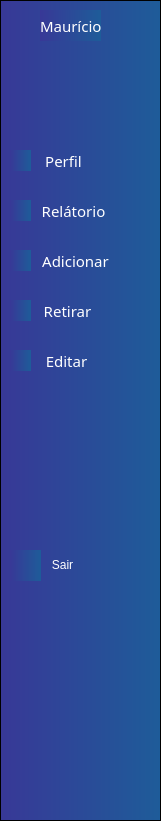
   <widget class="QFrame" name="barra_fixa">
    <property name="enabled">
     <bool>true</bool>
    </property>
    <property name="geometry">
     <rect>
      <x>0</x>
      <y>0</y>
      <width>161</width>
      <height>821</height>
     </rect>
    </property>
    <property name="sizePolicy">
     <sizepolicy hsizetype="Fixed" vsizetype="Fixed">
      <horstretch>0</horstretch>
      <verstretch>0</verstretch>
     </sizepolicy>
    </property>
    <property name="toolTip">
     <string/>
    </property>
    <property name="styleSheet">
     <string notr="true">background: qlineargradient(x1:0, y1:0, x2:1, y2:0, stop:0 #383897, stop:1 #1E5C99);</string>
    </property>
    <property name="frameShape">
     <enum>QFrame::StyledPanel</enum>
    </property>
    <property name="frameShadow">
     <enum>QFrame::Raised</enum>
    </property>
    <widget class="QLabel" name="lbl_Usuario">
     <property name="geometry">
      <rect>
       <x>40</x>
       <y>10</y>
       <width>61</width>
       <height>31</height>
      </rect>
     </property>
     <property name="styleSheet">
      <string notr="true">color: white;
font-family: Montserrat;
font-size: 15px;</string>
     </property>
     <property name="text">
      <string>Maurício</string>
     </property>
    </widget>
    <widget class="QPushButton" name="btn_Relatorio">
     <property name="geometry">
      <rect>
       <x>33</x>
       <y>190</y>
       <width>81</width>
       <height>41</height>
      </rect>
     </property>
     <property name="styleSheet">
      <string notr="true">
color: white;
font-family: Montserrat;
font-size: 15px;</string>
     </property>
     <property name="text">
      <string>Relátorio</string>
     </property>
     <property name="flat">
      <bool>true</bool>
     </property>
    </widget>
    <widget class="QPushButton" name="btn_Produtos_ADICIONAR">
     <property name="enabled">
      <bool>true</bool>
     </property>
     <property name="geometry">
      <rect>
       <x>35</x>
       <y>240</y>
       <width>81</width>
       <height>41</height>
      </rect>
     </property>
     <property name="styleSheet">
      <string notr="true">
color: white;
font-family: Montserrat;
font-size: 15px;</string>
     </property>
     <property name="text">
      <string>Adicionar</string>
     </property>
     <property name="flat">
      <bool>true</bool>
     </property>
    </widget>
    <widget class="QPushButton" name="btn_Sair">
     <property name="geometry">
      <rect>
       <x>25</x>
       <y>553</y>
       <width>75</width>
       <height>23</height>
      </rect>
     </property>
     <property name="styleSheet">
      <string notr="true">
color: white;
</string>
     </property>
     <property name="text">
      <string>Sair</string>
     </property>
     <property name="flat">
      <bool>true</bool>
     </property>
    </widget>
    <widget class="QPushButton" name="btn_Perfil">
     <property name="geometry">
      <rect>
       <x>23</x>
       <y>140</y>
       <width>81</width>
       <height>41</height>
      </rect>
     </property>
     <property name="mouseTracking">
      <bool>false</bool>
     </property>
     <property name="autoFillBackground">
      <bool>false</bool>
     </property>
     <property name="styleSheet">
      <string notr="true">
color: white;
font-family: Montserrat;
font-size: 15px;</string>
     </property>
     <property name="text">
      <string>Perfil</string>
     </property>
     <property name="checkable">
      <bool>false</bool>
     </property>
     <property name="autoRepeat">
      <bool>true</bool>
     </property>
     <property name="autoDefault">
      <bool>false</bool>
     </property>
     <property name="default">
      <bool>false</bool>
     </property>
     <property name="flat">
      <bool>true</bool>
     </property>
    </widget>
    <widget class="QLabel" name="img_IconSair">
     <property name="geometry">
      <rect>
       <x>10</x>
       <y>550</y>
       <width>31</width>
       <height>31</height>
      </rect>
     </property>
     <property name="styleSheet">
      <string notr="true">color: white;
</string>
     </property>
     <property name="text">
      <string notr="true"/>
     </property>
     <property name="textFormat">
      <enum>Qt::AutoText</enum>
     </property>
     <property name="pixmap">
      <pixmap>imagens/sair_icon.png</pixmap>
     </property>
     <property name="scaledContents">
      <bool>false</bool>
     </property>
     <property name="alignment">
      <set>Qt::AlignCenter</set>
     </property>
     <property name="wordWrap">
      <bool>false</bool>
     </property>
     <property name="margin">
      <number>0</number>
     </property>
    </widget>
    <widget class="QLabel" name="img_perfil">
     <property name="geometry">
      <rect>
       <x>10</x>
       <y>150</y>
       <width>21</width>
       <height>21</height>
      </rect>
     </property>
     <property name="styleSheet">
      <string notr="true">color: white;
</string>
     </property>
     <property name="text">
      <string notr="true"/>
     </property>
     <property name="textFormat">
      <enum>Qt::AutoText</enum>
     </property>
     <property name="pixmap">
      <pixmap>imagens/perfil_icon.png</pixmap>
     </property>
     <property name="scaledContents">
      <bool>false</bool>
     </property>
     <property name="alignment">
      <set>Qt::AlignCenter</set>
     </property>
     <property name="margin">
      <number>-1</number>
     </property>
    </widget>
    <widget class="QLabel" name="img_add_produto">
     <property name="geometry">
      <rect>
       <x>10</x>
       <y>250</y>
       <width>21</width>
       <height>21</height>
      </rect>
     </property>
     <property name="styleSheet">
      <string notr="true">color: white;
</string>
     </property>
     <property name="textFormat">
      <enum>Qt::AutoText</enum>
     </property>
     <property name="pixmap">
      <pixmap>imagens/icon_add_product.png</pixmap>
     </property>
     <property name="scaledContents">
      <bool>false</bool>
     </property>
     <property name="alignment">
      <set>Qt::AlignCenter</set>
     </property>
     <property name="wordWrap">
      <bool>false</bool>
     </property>
     <property name="margin">
      <number>0</number>
     </property>
    </widget>
    <widget class="QLabel" name="img_relatorio">
     <property name="geometry">
      <rect>
       <x>10</x>
       <y>200</y>
       <width>21</width>
       <height>21</height>
      </rect>
     </property>
     <property name="styleSheet">
      <string notr="true">color: white;
</string>
     </property>
     <property name="text">
      <string notr="true"/>
     </property>
     <property name="textFormat">
      <enum>Qt::AutoText</enum>
     </property>
     <property name="pixmap">
      <pixmap>imagens/list_icon.png</pixmap>
     </property>
     <property name="scaledContents">
      <bool>false</bool>
     </property>
     <property name="alignment">
      <set>Qt::AlignCenter</set>
     </property>
     <property name="wordWrap">
      <bool>false</bool>
     </property>
     <property name="margin">
      <number>0</number>
     </property>
    </widget>
    <widget class="QLabel" name="img_remover_produto">
     <property name="geometry">
      <rect>
       <x>10</x>
       <y>300</y>
       <width>21</width>
       <height>21</height>
      </rect>
     </property>
     <property name="styleSheet">
      <string notr="true">color: white;
</string>
     </property>
     <property name="textFormat">
      <enum>Qt::AutoText</enum>
     </property>
     <property name="pixmap">
      <pixmap>imagens/icon_retirar_produt.png</pixmap>
     </property>
     <property name="scaledContents">
      <bool>false</bool>
     </property>
     <property name="alignment">
      <set>Qt::AlignCenter</set>
     </property>
     <property name="wordWrap">
      <bool>false</bool>
     </property>
     <property name="margin">
      <number>0</number>
     </property>
    </widget>
    <widget class="QPushButton" name="btn_Produtos_RETIRAR_QTD">
     <property name="enabled">
      <bool>true</bool>
     </property>
     <property name="geometry">
      <rect>
       <x>27</x>
       <y>290</y>
       <width>81</width>
       <height>41</height>
      </rect>
     </property>
     <property name="styleSheet">
      <string notr="true">
color: white;
font-family: Montserrat;
font-size: 15px;</string>
     </property>
     <property name="text">
      <string>Retirar</string>
     </property>
     <property name="flat">
      <bool>true</bool>
     </property>
    </widget>
    <widget class="QLabel" name="img_IconSair_6">
     <property name="geometry">
      <rect>
       <x>10</x>
       <y>350</y>
       <width>21</width>
       <height>21</height>
      </rect>
     </property>
     <property name="styleSheet">
      <string notr="true">color: white;
</string>
     </property>
     <property name="text">
      <string notr="true"/>
     </property>
     <property name="textFormat">
      <enum>Qt::AutoText</enum>
     </property>
     <property name="pixmap">
      <pixmap>imagens/icon_edit_product.png</pixmap>
     </property>
     <property name="scaledContents">
      <bool>false</bool>
     </property>
     <property name="alignment">
      <set>Qt::AlignCenter</set>
     </property>
     <property name="wordWrap">
      <bool>false</bool>
     </property>
     <property name="margin">
      <number>-20</number>
     </property>
    </widget>
    <widget class="QPushButton" name="btn_Produtos_EDITAR">
     <property name="enabled">
      <bool>true</bool>
     </property>
     <property name="geometry">
      <rect>
       <x>26</x>
       <y>340</y>
       <width>81</width>
       <height>41</height>
      </rect>
     </property>
     <property name="styleSheet">
      <string notr="true">
color: white;
font-family: Montserrat;
font-size: 15px;</string>
     </property>
     <property name="text">
      <string>Editar</string>
     </property>
     <property name="flat">
      <bool>true</bool>
     </property>
    </widget>
   </widget>
